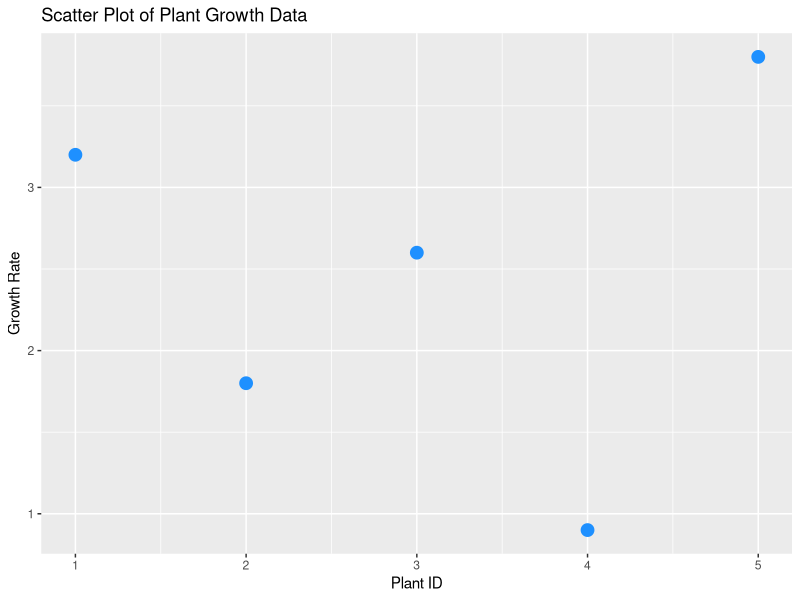
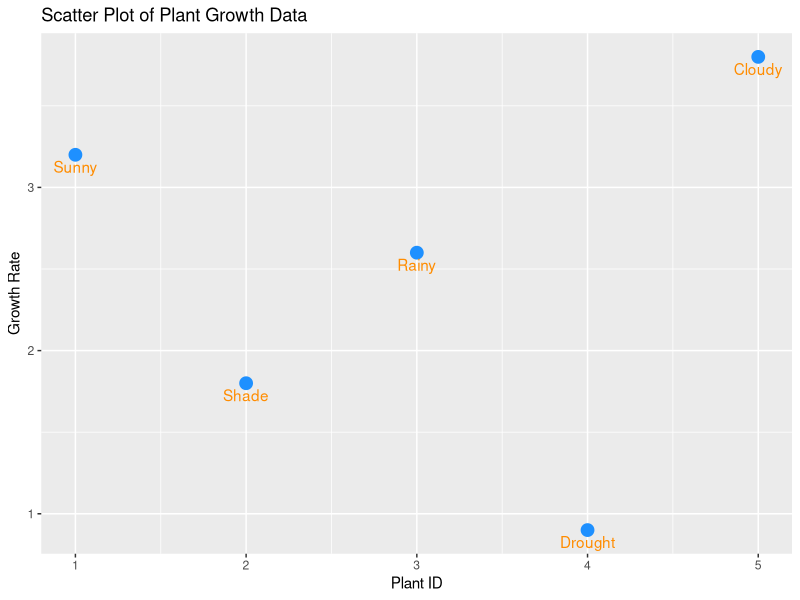

Recreate these plots in R, in order.
#Step1:
# Install necessary package
install.packages("ggplot2")

# Load the necessary package(s)
library(ggplot2)

#Step2:
# Create dataset
Plant_ID <- c(1,2,3,4,5)
Growth_Rate <- c(3.2,1.8,2.6,0.9,3.8)
Condition_Label <- c("Sunny","Shade","Rainy","Drought","Cloudy")

data <- data.frame(Plant_ID, Growth_Rate, Condition_Label)

# print data
print(data)

#Step3:
#3.1.1 Create scatter plot
ggplot(data = data, aes(x = Plant_ID, y = Growth_Rate)) +
  geom_point(color = "dodgerblue", size = 4) +
  labs(title = "Scatter Plot of Plant Growth Data",
       x = "Plant ID",
       y = "Growth Rate")

#Step3:
#3.1.2 Add text labels
ggplot(data = data, aes(x = Plant_ID, y = Growth_Rate)) +
  geom_point(color = "dodgerblue", size = 4) +
  geom_text(aes(label = Condition_Label),
            vjust = 1.5,
            color = "darkorange") +
  labs(title = "Scatter Plot of Plant Growth Data",
       x = "Plant ID",
       y = "Growth Rate")
